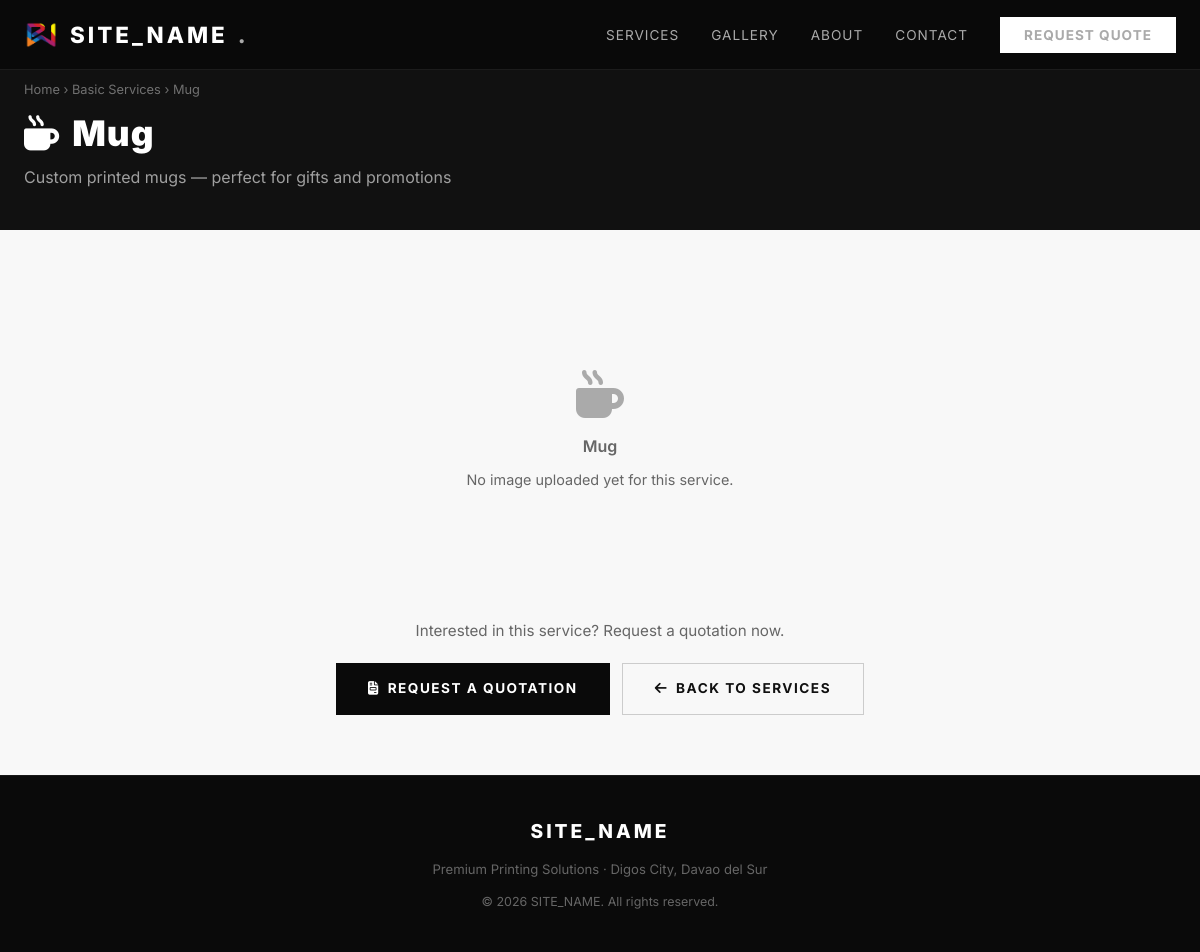
/service.php?slug=mug, run on the app's committed database.
### tables this page shows
CREATE TABLE IF NOT EXISTS service_categories (
    id INT AUTO_INCREMENT PRIMARY KEY,
    name VARCHAR(100) NOT NULL,
    slug VARCHAR(100) NOT NULL UNIQUE,
    description TEXT,
    icon VARCHAR(50),
    category ENUM('basic','sublimation','signage') DEFAULT 'basic',
    image_path VARCHAR(255) DEFAULT NULL,
    is_active TINYINT(1) DEFAULT 1,
    sort_order INT DEFAULT 0
);

### service.php (the view, shortened to what this page needs)
<?php
$slug = preg_replace('/[^a-z0-9\-]/', '', strtolower($_GET['slug'] ?? ''));
$db   = db();
$stmt = $db->prepare("SELECT * FROM service_categories WHERE slug=? AND is_active=1 LIMIT 1");
$stmt->bind_param('s', $slug);
$stmt->execute();
$svc  = $stmt->get_result()->fetch_assoc();
$catLabels = ['basic' => 'Basic Services', 'sublimation' => 'Sublimation Services', 'signage' => 'Signage Services'];
$catLabel  = $catLabels[$svc['category'] ?? 'basic'] ?? 'Services';
?>
<!DOCTYPE html>
<html lang="en">
<head>
  <link rel="stylesheet" href="https://cdnjs.cloudflare.com/ajax/libs/font-awesome/6.5.0/css/all.min.css">
  <link rel="stylesheet" href="assets/css/style.css">
</head>
<body>
<nav class="navbar" id="navbar">
  <div class="nav-inner">
    <a href="index.php" class="nav-logo">
      <img src="assets/pw.png" alt="Printworld Logo" style="height:36px;width:36px;object-fit:contain;border-radius:6px">
      <?= SITE_NAME ?><span>.</span>
    </a>
    <ul class="nav-links">
      <li><a href="index.php#services">Services</a></li>
      <li><a href="index.php#gallery">Gallery</a></li>
      <li><a href="index.php#about">About</a></li>
      <li><a href="index.php#contact">Contact</a></li>
      <li><a href="quotation.php" class="nav-cta">Request Quote</a></li>
    </ul>
  </div>
</nav>
<div class="svc-hero">
  <div class="container">
    <div class="breadcrumb">
      <a href="index.php">Home</a> &rsaquo;
      <a href="index.php#services"><?= htmlspecialchars($catLabel) ?></a> &rsaquo;
      <?= htmlspecialchars($svc['name']) ?>
    </div>
    <h1><i class="fas <?= htmlspecialchars($svc['icon'] ?? 'fa-print') ?>" style="margin-right:12px"></i><?= htmlspecialchars($svc['name']) ?></h1>
    <?php if ($svc['description']): ?>
    <p><?= htmlspecialchars($svc['description']) ?></p>
    <?php endif; ?>
  </div>
</div>
<div class="svc-body">
  <div class="container">
    <?php if ($svc['image_path']): ?>
    <div class="svc-image-wrap">
      <img src="<?= htmlspecialchars($svc['image_path']) ?>" alt="<?= htmlspecialchars($svc['name']) ?>">
    </div>
    <?php else: ?>
    <div class="svc-no-image">
      <i class="fas <?= htmlspecialchars($svc['icon'] ?? 'fa-print') ?>"></i>
      <p style="font-size:1rem;font-weight:600;margin-bottom:8px"><?= htmlspecialchars($svc['name']) ?></p>
      <p style="font-size:0.9rem">No image uploaded yet for this service.</p>
    </div>
    <?php endif; ?>
    <div class="svc-cta">
      <p style="color:#666;margin-bottom:20px;font-size:0.95rem">Interested in this service? Request a quotation now.</p>
      <div style="display:flex;gap:12px;justify-content:center;flex-wrap:wrap">
        <a href="quotation.php" class="btn btn-dark"><i class="fas fa-file-invoice"></i> Request a Quotation</a>
        <a href="index.php#services" class="btn btn-outline" style="color:#111;border-color:#ccc"><i class="fas fa-arrow-left"></i> Back to Services</a>
      </div>
    </div>
  </div>
</div>
<footer>
  <div class="container">
    <div class="footer-logo"><?= SITE_NAME ?></div>
    <p style="margin-bottom:12px">Premium Printing Solutions · Digos City, Davao del Sur</p>
    <p style="font-size:0.78rem">© <?= date('Y') ?> <?= SITE_NAME ?>. All rights reserved.</p>
  </div>
</footer>
</body>
</html>

### assets/css/style.css (style rules this page uses)
*, *::before, *::after { margin:0; padding:0; box-sizing:border-box; }
:root { --black: #0a0a0a; --white: #ffffff; --gray-100: #f8f8f8; --gray-200: #e8e8e8; --gray-400: #aaaaaa; --gray-600: #666666; --gray-800: #333333; --accent: #111111; --font-main: 'Inter', 'Helvetica Neue', Arial, sans-serif; --transition: all 0.3s ease; --shadow: 0 4px 24px rgba(0,0,0,0.08); --shadow-lg: 0 12px 48px rgba(0,0,0,0.15); }
html { scroll-behavior: smooth; }
body { font-family: var(--font-main); color: var(--black); background: var(--white); line-height:1.6; }
a { text-decoration:none; color:inherit; }
img { max-width:100%; display:block; }
ul { list-style:none; }
h1,h2,h3,h4,h5 { font-weight:700; line-height:1.2; }
h1 { font-size:clamp(2.2rem, 5vw, 4rem); letter-spacing:-1px; }
p { color: var(--gray-600); }
.container { max-width:1200px; margin:0 auto; padding:0 24px; }
.navbar { position:fixed; top:0; left:0; right:0; z-index:1000; background:rgba(10,10,10,0.95); backdrop-filter:blur(12px); padding:0 24px; height:70px; display:flex; align-items:center; border-bottom:1px solid rgba(255,255,255,0.08); transition: var(--transition); }
.navbar .nav-inner { max-width:1200px; margin:0 auto; width:100%; display:flex; align-items:center; justify-content:space-between; }
.nav-logo { display:flex; align-items:center; gap:10px; color:var(--white); font-size:1.4rem; font-weight:800; letter-spacing:3px; text-transform:uppercase; }
.nav-logo span { color:var(--gray-400); }
.nav-links { display:flex; gap:32px; align-items:center; }
.nav-links a { color:var(--gray-400); font-size:0.85rem; letter-spacing:1px; text-transform:uppercase; transition:var(--transition); }
.nav-cta { background:var(--white); color:var(--black); padding:10px 24px; font-size:0.8rem; font-weight:700; letter-spacing:1px; text-transform:uppercase; transition:var(--transition); }
.btn { display:inline-flex; align-items:center; gap:8px; padding:14px 32px; font-size:0.85rem; font-weight:700; letter-spacing:1.5px; text-transform:uppercase; cursor:pointer; border:none; transition:var(--transition); }
.btn-outline { background:transparent; color:var(--white); border:1px solid rgba(255,255,255,0.3); }
.btn-dark { background:var(--black); color:var(--white); }
footer { background:var(--black); color:var(--gray-400); padding:40px 0; text-align:center; border-top:1px solid rgba(255,255,255,0.06); }
footer .footer-logo { color:var(--white); font-size:1.2rem; font-weight:800; letter-spacing:3px; margin-bottom:12px; }
footer p { font-size:0.82rem; }

### service.php (style rules this page uses)
.svc-hero { background:#111; color:#fff; padding:80px 0 40px; }
.svc-hero .breadcrumb { font-size:0.8rem; color:rgba(255,255,255,0.4); margin-bottom:12px; }
.svc-hero .breadcrumb a { color:rgba(255,255,255,0.4); text-decoration:none; }
.svc-hero h1 { font-size:2.2rem; font-weight:900; letter-spacing:1px; margin-bottom:10px; }
.svc-hero p { color:rgba(255,255,255,0.6); font-size:1rem; max-width:560px; }
.svc-body { padding:60px 0; background:#f8f8f8; min-height:60vh; }
.svc-no-image { text-align:center; padding:80px 40px; color:#aaa; }
.svc-no-image i { font-size:3rem; margin-bottom:16px; display:block; }
.svc-cta { text-align:center; margin-top:48px; }

### data on the page
service_categories: category "Basic Services", name "Mug", description "Custom printed mugs — perfect for gifts and promotions"

### other printed values
SITE_NAME "SITE_NAME"
